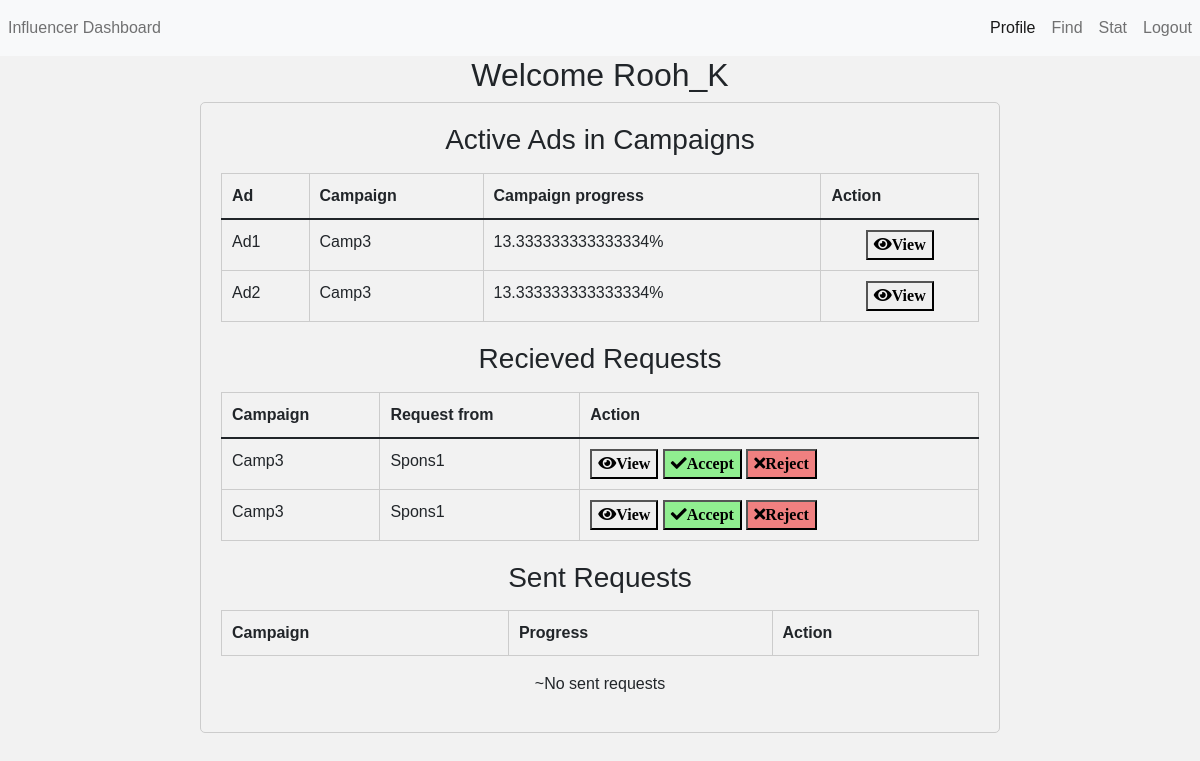
The app's page /user/Rooh_K with its own data.
### models.py (models this page shows, shortened)
class User_t(db.Model):
    __tablename__ = 'User'
    id = db.Column(db.Integer, primary_key=True, autoincrement=True)
    username = db.Column(db.String(64), unique=True, nullable=False)
    password = db.Column(db.String(128), nullable=False)
    role_id = db.Column(db.Integer, db.ForeignKey('Roles.role_id'), nullable=False)
    is_flagged = db.Column(db.Boolean , default=False)
    type = db.Column(db.String(50))
    def get_user(username):
        if username is None:
            return User_t.query.all()
        else:
            return User_t.query.filter_by(username=username).first()
    def get_user_by_id(id):
        if id is None:
            return User_t.query.all()
        else:
            return User_t.query.filter_by(id=id).first()
    __mapper_args__ = {
        'polymorphic_on': 'type',
        'polymorphic_identity': 'User'
    }

class Ad_Campaign_t(db.Model):
    __tablename__ = 'Ad_Campaign'
    Ad_id = db.Column(db.Integer(), primary_key=True, autoincrement=True)
    Campaign_id = db.Column(db.Integer(), db.ForeignKey("Campaign.Campaign_id"), nullable=False)
    Title = db.Column(db.String(), nullable=False)
    Desc = db.Column(db.String())
    Terms = db.Column(db.String())
    Status = db.Column(db.String(), nullable=False, default="created")
    Payment_amt = db.Column(db.Integer(), nullable=False)
    requests = db.relationship('Request_t', backref='Ad_Campaign', lazy=True)
    @staticmethod
    def get_ad(Ad_id):
        if Ad_id is None:
            return Ad_Campaign_t.query.all()
        else:
            return Ad_Campaign_t.query.filter_by(Ad_id=Ad_id).first()
    def get_adcount_by_camp(Campaign_id):
        return Ad_Campaign_t.query.filter_by(Campaign_id=Campaign_id).count()
    __table_args__ = (db.ForeignKeyConstraint(['Campaign_id'], ['Campaign.Campaign_id'], name='fk_ad_campaign_campaign'),)

class Campaign_t(db.Model):
    __tablename__ = 'Campaign'
    Campaign_id = db.Column(db.Integer(), nullable=False, primary_key=True, autoincrement=True)
    Sponsor_id = db.Column(db.Integer(), db.ForeignKey("Sponsor.id"), nullable=False)
    Title = db.Column(db.String())
    Desc = db.Column(db.String())
    Img = db.Column(BLOB)
    Niche = db.Column(db.String(), nullable=True)
    Status = db.Column(db.String(), nullable=False, default="created")
    date_created = db.Column(db.Date(), nullable=False)
    start_date = db.Column(db.Date(), nullable=False)
    end_date = db.Column(db.Date(), nullable=True)
    Goal_ads = db.Column(db.Integer(), nullable=True)
    Budget = db.Column(db.Integer(), nullable=False)
    ads = db.relationship('Ad_Campaign_t', backref='campaign', lazy=True)
    @staticmethod
    def get_campaign(Campaign_id):
        if Campaign_id is None:
            return Campaign_t.query.all()
        else:
            return Campaign_t.query.filter_by(Campaign_id=Campaign_id).first()
    __table_args__ = (db.ForeignKeyConstraint(['Sponsor_id'], ['Sponsor.id'], name='fk_campaign_sponsor'),)

### controllers.py (the view, shortened to what this page needs)
@app.route('/user/<username>', methods = ['GET', 'POST'])
def user_dash(username):
    this_user=User(username)
    if this_user.role_id == 3:
        this_user = Influencer(username)
        active_requests = Request.active_req(this_user.username)
        recieved_requests = Request.get_req_to(this_user.username)
        sent_requests = Request.get_req_from(this_user.username)
        return render_template("inf_dash.html", user= this_user.username, active_ads = this_user.get_ad_list(),recieved_requests = recieved_requests, sent_requests = sent_requests)

### classes.py (called while the page is built)
    def get_ad_list(self):
        ad_list=[]
        for ads in Ad_Campaign_t.get_ad(None):
            for relation in Ad_influencers_t.get_ad_influencer(ads.Ad_id):
                if relation.influencer_name==self.username:
                    ads=Ad(ads.Ad_id)
                    ad_list.append(ads)
        return ad_list

    def get_status(self):
        if self.this_campaign.Status=='flagged':
            return self.this_campaign.Status
        elif self.start_date > date.today():
            return "created"
        elif self.start_date <= date.today() and self.end_date >= date.today():
            return "active"
        elif self.end_date < date.today():
            return "ended"

    def is_flagged(self):
        return self.status == "flagged"

    def Influencer_names(self):
        names=[]
        list=Ad_influencers_t.get_ad_influencer(self.Ad_id)
        for relation in list:
            names.append(relation.influencer_name)
        return names

    def get_status(self):
        if self.this_ad.Status=='flagged':
            return self.this_ad.Status
        elif self.Inf_names==[]:
            return "created"
        elif self.Inf_names!=[]:
            return "active"
        elif Campaign_t.get_campaign(self.Campaign_id).Status=="ended":
            return "ended"

    def is_flagged(self):
        return self.Status == "flagged"

    @staticmethod
    def get_req_from(name):
        req_list=[]
        requests=Request_t.get_request(None)
        for request in requests:
            request=Request(request.Req_id)
            if request.requester_name==name and request.Status=='created':
                req_list.append(request)
        return req_list

    @staticmethod
    def get_req_to(name):
        req_list=[]
        requests=Request_t.get_request(None)
        for request in requests:
            request=Request(request.Req_id)
            if request.responser_name==name and request.Status=='created':
                req_list.append(request)
        return req_list

    @staticmethod
    def active_req(name):
        req_list=[]
        requests=Request_t.get_request(None)
        for request in requests:
            request=Request(request.Req_id)
            if (request.responser_name==name or request.responser_name==name) and request.Status=='active':
                req_list.append(request)
        return req_list

### Templates/inf_dash.html (shortened to what this page needs)
<!DOCTYPE html>
<html>
<head>
    <link rel="stylesheet" href="https://cdn.jsdelivr.net/npm/bootstrap@5.1.3/dist/css/bootstrap.min.css">
    <link rel="stylesheet" href="https://cdnjs.cloudflare.com/ajax/libs/font-awesome/5.15.3/css/all.min.css" />
    <link rel="stylesheet" href="/static/dashboard.css">
</head>
<body>
  <nav class="navbar navbar-expand-lg navbar-light bg-light">
    <div class="navbar-nav ml-auto"><a class="nav-link" href="/user/{{user}}">Influencer Dashboard</a></div>
    <div class="collapse navbar-collapse" id="navbarSupportedContent">
      <ul class="navbar-nav ms-auto">
        <li class="nav-item">
          <a class="nav-link active" href="/user/{{user}}">Profile</a>
        </li>
        <li class="nav-item">
          <a class="nav-link" href="/user/{{user}}/find">Find</a>
        </li>
        <li class="nav-item">
          <a class="nav-link" href="/user/{{user}}/stat">Stat</a>
        </li>
        <li class="nav-item">
          <a class="nav-link" href="/">Logout</a>
        </li>
      </ul>
    </div>
  </nav>
<main class="text-center">
  <p class="h2">Welcome {{user}}</p>
  <div class="container">
    <div class="section">
      <p class="h3">Active Ads in Campaigns</p>
      <table class="table">
        <thead>
          <tr><p class="h4">
            <th>Ad</th>
            <th>Campaign</th>
            <th>Campaign progress</th>
            <th>Action</th>
            </p></tr>
        </thead>
        <tbody>
          {% for ad in active_ads %}
          <tr>
            <td>{{ad.Title}}</td>
            <td>{{ad.camp_title}}</td>
            <td>{{ad.progress}}%</td>
            <td style="text-align: center;">
                <button type="button" class="view-button-ad" data-bs-toggle="modal" data-bs-target="#adModal-{{ad.Ad_id}}"
                data-ad-id= "{{ad.Ad_id}}"
                data-ad-title= "{{ ad.Title }}"
                data-ad-desc= "{{ ad.Desc }}"
                data-ad-terms="{{ ad.Terms }}"
                data-ad-status="{{ ad.Status }}"
                data-ad-payment-amt="{{ ad.Payment_amt }}"
                data-ad-influencer="{{ad.Inf_names}}"><i class="fa fa-eye">View</i></button>
            </td>
          </tr>
          {% endfor %}
        </tbody>
      </table>
    </div>
    <div class="section">
      <p class="h3">Recieved Requests</p>
      <table class="table">
        <thead>
          <tr><p class="h4">
            <th>Campaign</th>
            <th>Request from</th>
            <th>Action</th>
            </p></tr>
        </thead>
        <tbody>
          {% for request in recieved_requests %}
          <tr>
            <td>{{ request.camp_name }}</td>
            <td>{{ request.requester_name }}</td>
            <td>
              <button type="button" class="view-button-req" data-bs-toggle="modal" data-bs-target="#reqModal-{{request.Req_id}}"
              data-req-id= "{{request.Req_id}}"
              data-camp-name="{{request.camp_name}}"
              data-ad-name="{{request.Ad_name}}"
              data-req-name="{{request.requester_name}}"
              data-res-name="{{request.responser_name}}"
              data-status = "{{request.Status}}"
              data-payment-amt = "{{request.payment_amt}}"
              data-req-msg = "{{request.message_req}}"
              data-ad-terms="{{request.ad_terms}}"
              data-res-msg = "{{request.message_resp}}"><i class="fa fa-eye">View</i></button>
              <button class="accept-button" data-req-id= "{{request.Req_id}}" data-username="{{request.responser_name}}"><i class="fa fa-check">Accept</i></button>
              <button class="reject-button" data-req-id= "{{request.Req_id}}" data-username="{{request.responser_name}}"><i class="fa fa-times">Reject</i></button>
            </td>
          </tr>
          {% endfor %}
        </tbody>
      </table>
    </div>
      <p class="h3">Sent Requests</p>
      <table class="table">
        <thead>
          <tr><p class="h4">
            <th>Campaign</th>
            <th>Progress</th>
            <th>Action</th>
            </p></tr>
        </thead>
        <tbody>
          {%if sent_requests==[]%}
          </tbody></table><p>~No sent requests</p>
          {%endif%}
    </div>
</main>
</body>
</html>

### static/dashboard.css (style rules this page uses)
body { background-color: #f2f2f2; font-family: Arial, sans-serif; }
body { font-family: sans-serif; }
.container { width: 800px; margin: 0 auto; padding: 20px; border: 1px solid #ccc; border-radius: 5px; }
.section { margin-bottom: 20px; }
.table { width: 100%; border-collapse: collapse; }
.table th, .table td { padding: 10px; border: 1px solid #ccc; text-align: left; }
.table th { background-color: #f2f2f2; }
.accept-button { background-color: #90ee90; }
.reject-button { background-color: #f08080; }

### records on screen
User_t: username "Rooh_K"
Ad_Campaign_t: Title "Ad1"
Campaign_t: camp_title "Camp3" "Camp3", camp_name "Camp3" "Camp3"
Ad_Campaign_t: Title "Ad2"
User_t: requester_name "Spons1" "Spons1"

### other values on screen
{{ ad.progress }} "13.333333333333334" "13.333333333333334"
